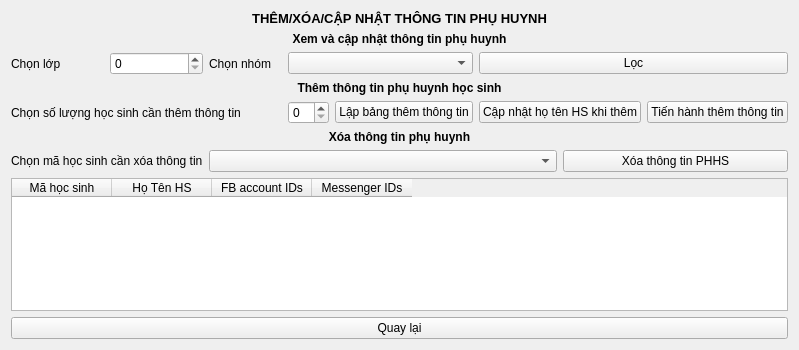
<?xml version="1.0" encoding="UTF-8"?>
<ui version="4.0">
 <class>themxoacapnhatinfophuhuynh</class>
 <widget class="QWidget" name="themxoacapnhatinfophuhuynh">
  <property name="geometry">
   <rect>
    <x>0</x>
    <y>0</y>
    <width>718</width>
    <height>350</height>
   </rect>
  </property>
  <property name="minimumSize">
   <size>
    <width>0</width>
    <height>350</height>
   </size>
  </property>
  <property name="windowTitle">
   <string>Thêm/Xóa/Cập nhật thông tin online của phụ huynh</string>
  </property>
  <layout class="QGridLayout" name="gridLayout">
   <item row="2" column="0">
    <widget class="QLabel" name="label_3">
     <property name="text">
      <string>Chọn lớp</string>
     </property>
    </widget>
   </item>
   <item row="2" column="1">
    <widget class="QSpinBox" name="lop">
     <property name="maximum">
      <number>12</number>
     </property>
    </widget>
   </item>
   <item row="2" column="2">
    <widget class="QLabel" name="label_2">
     <property name="text">
      <string>Chọn nhóm</string>
     </property>
    </widget>
   </item>
   <item row="2" column="3" colspan="3">
    <widget class="QComboBox" name="nhom"/>
   </item>
   <item row="7" column="0" colspan="10">
    <widget class="QTableWidget" name="viewinfo">
     <column>
      <property name="text">
       <string>Mã học sinh</string>
      </property>
     </column>
     <column>
      <property name="text">
       <string>Họ Tên HS</string>
      </property>
     </column>
     <column>
      <property name="text">
       <string>FB account IDs</string>
      </property>
     </column>
     <column>
      <property name="text">
       <string>Messenger IDs</string>
      </property>
     </column>
    </widget>
   </item>
   <item row="4" column="0" colspan="3">
    <widget class="QLabel" name="label_6">
     <property name="text">
      <string>Chọn số lượng học sinh cần thêm thông tin</string>
     </property>
    </widget>
   </item>
   <item row="4" column="3">
    <widget class="QSpinBox" name="numinfoadd"/>
   </item>
   <item row="4" column="4" colspan="2">
    <widget class="QPushButton" name="lapbangthem">
     <property name="text">
      <string>Lập bảng thêm thông tin</string>
     </property>
    </widget>
   </item>
   <item row="4" column="6" colspan="2">
    <widget class="QPushButton" name="capnhat">
     <property name="text">
      <string>Cập nhật họ tên HS khi thêm</string>
     </property>
    </widget>
   </item>
   <item row="4" column="8" colspan="2">
    <widget class="QPushButton" name="but_theminfo">
     <property name="text">
      <string>Tiến hành thêm thông tin</string>
     </property>
    </widget>
   </item>
   <item row="6" column="7" colspan="3">
    <widget class="QPushButton" name="delinfo">
     <property name="text">
      <string>Xóa thông tin PHHS</string>
     </property>
    </widget>
   </item>
   <item row="6" column="0" colspan="2">
    <widget class="QLabel" name="label_8">
     <property name="text">
      <string>Chọn mã học sinh cần xóa thông tin</string>
     </property>
    </widget>
   </item>
   <item row="6" column="2" colspan="5">
    <widget class="QComboBox" name="mahsdelinfoph"/>
   </item>
   <item row="2" column="6" colspan="4">
    <widget class="QPushButton" name="loc">
     <property name="text">
      <string>Lọc</string>
     </property>
    </widget>
   </item>
   <item row="0" column="0" colspan="10">
    <widget class="QLabel" name="label">
     <property name="text">
      <string>&lt;html&gt;&lt;head/&gt;&lt;body&gt;&lt;p align=&quot;center&quot;&gt;&lt;span style=&quot; font-size:10pt; font-weight:600;&quot;&gt;THÊM/XÓA/CẬP NHẬT THÔNG TIN PHỤ HUYNH&lt;/span&gt;&lt;/p&gt;&lt;/body&gt;&lt;/html&gt;</string>
     </property>
    </widget>
   </item>
   <item row="1" column="0" colspan="10">
    <widget class="QLabel" name="label_4">
     <property name="text">
      <string>&lt;html&gt;&lt;head/&gt;&lt;body&gt;&lt;p align=&quot;center&quot;&gt;&lt;span style=&quot; font-weight:600;&quot;&gt;Xem và cập nhật thông tin phụ huynh&lt;/span&gt;&lt;/p&gt;&lt;/body&gt;&lt;/html&gt;</string>
     </property>
    </widget>
   </item>
   <item row="3" column="0" colspan="10">
    <widget class="QLabel" name="label_5">
     <property name="text">
      <string>&lt;html&gt;&lt;head/&gt;&lt;body&gt;&lt;p align=&quot;center&quot;&gt;&lt;span style=&quot; font-weight:600;&quot;&gt;Thêm thông tin phụ huynh học sinh&lt;/span&gt;&lt;/p&gt;&lt;/body&gt;&lt;/html&gt;</string>
     </property>
    </widget>
   </item>
   <item row="5" column="0" colspan="10">
    <widget class="QLabel" name="label_7">
     <property name="text">
      <string>&lt;html&gt;&lt;head/&gt;&lt;body&gt;&lt;p align=&quot;center&quot;&gt;&lt;span style=&quot; font-weight:600;&quot;&gt;Xóa thông tin phụ huynh&lt;/span&gt;&lt;/p&gt;&lt;/body&gt;&lt;/html&gt;</string>
     </property>
    </widget>
   </item>
   <item row="8" column="0" colspan="10">
    <widget class="QPushButton" name="quaylai">
     <property name="text">
      <string>Quay lại</string>
     </property>
    </widget>
   </item>
  </layout>
 </widget>
 <resources/>
 <connections/>
</ui>
